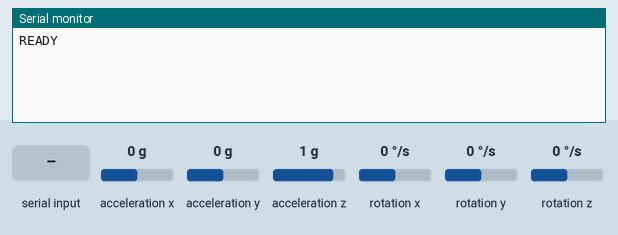
Recording of a sketch running on a simulated ESP32-C3. Shown: the last lines printed to the serial monitor. Wiring (inferred from the names in the program): MPU-6050 motion sensor at I2C address 0x68. The test bench sets the inputs (shaded band); at power-on: acceleration x 0 g, acceleration y 0 g, acceleration z 1 g, rotation x 0 °/s, rotation y 0 °/s, rotation z 0 °/s.

Above: at 1.4 s.
1.5 s: "GO\n" received over Serial
At 2.5 s:
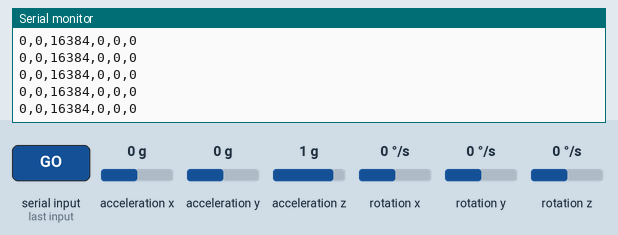
3.4 s: acceleration x set to -1.4 g
At 5.4 s:
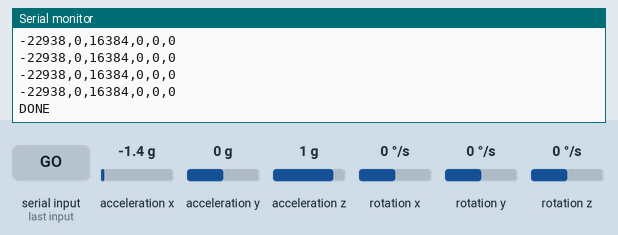

Measured:
- after the input at 1.5 s, the serial monitor: prints a new line at once (image 1)
- after the input at 3.4 s, the serial monitor: prints a new line at once (image 2)

The sketch:

DatenSammler.ino
```cpp
/*
 * Daten-Rekorder fuer Bewegungs-Anlernen (ESP32-C3 + MPU6050)
 *
 * Zeichnet auf Kommando "GO" ueber die serielle Schnittstelle
 * 3 Sekunden lang mit 100 Hz folgende Rohwerte auf:
 *   ax, ay, az  (Beschleunigung, +/-2g, 16384 LSB/g)
 *   gx, gy, gz  (Drehrate, +/-1000 dps, 32.8 LSB/dps)
 *
 * Protokoll:
 *   PC -> ESP32: "GO\n"   -> ESP32 sendet 300 Zeilen + "DONE"
 *   PC -> ESP32: "PING\n" -> ESP32 antwortet "READY"
 *
 * Pins: SDA = GPIO6, SCL = GPIO7, Adresse 0x68
 */

#include <Wire.h>

#define MPU_ADDR   0x68
#define SDA_PIN    6
#define SCL_PIN    7

#define N_SAMPLES   300        // 3 Sekunden
#define INTERVAL_US 10000      // 100 Hz

void readIMU(int16_t &ax, int16_t &ay, int16_t &az,
             int16_t &gx, int16_t &gy, int16_t &gz) {
  // 14 Bytes ab 0x3B lesen: Accel(6) + Temp(2) + Gyro(6)
  Wire.beginTransmission(MPU_ADDR);
  Wire.write(0x3B);
  Wire.endTransmission(false);
  Wire.requestFrom((int)MPU_ADDR, 14);

  ax = (Wire.read() << 8) | Wire.read();
  ay = (Wire.read() << 8) | Wire.read();
  az = (Wire.read() << 8) | Wire.read();
  Wire.read(); Wire.read();  // Temperatur ueberspringen
  gx = (Wire.read() << 8) | Wire.read();
  gy = (Wire.read() << 8) | Wire.read();
  gz = (Wire.read() << 8) | Wire.read();
}

void setup() {
  Serial.begin(115200);
  Wire.begin(SDA_PIN, SCL_PIN);

  // MPU6050 zuruecksetzen
  Wire.beginTransmission(MPU_ADDR);
  Wire.write(0x6B); Wire.write(0x80);
  Wire.endTransmission();
  delay(100);

  // Aufwecken, PLL mit X-Gyro als Taktquelle
  Wire.beginTransmission(MPU_ADDR);
  Wire.write(0x6B); Wire.write(0x01);
  Wire.endTransmission();
  delay(50);

  // Gyro: +/-1000 dps
  Wire.beginTransmission(MPU_ADDR);
  Wire.write(0x1B); Wire.write(0x10);
  Wire.endTransmission();

  // Accel: +/-2g
  Wire.beginTransmission(MPU_ADDR);
  Wire.write(0x1C); Wire.write(0x00);
  Wire.endTransmission();
  delay(100);

  Serial.println("READY");
}

void recordWindow() {
  unsigned long next = micros();
  for (int i = 0; i < N_SAMPLES; i++) {
    int16_t ax, ay, az, gx, gy, gz;
    readIMU(ax, ay, az, gx, gy, gz);

    Serial.print(ax); Serial.print(',');
    Serial.print(ay); Serial.print(',');
    Serial.print(az); Serial.print(',');
    Serial.print(gx); Serial.print(',');
    Serial.print(gy); Serial.print(',');
    Serial.println(gz);

    next += INTERVAL_US;
    while (micros() < next) { /* auf naechsten Takt warten */ }
  }
  Serial.println("DONE");
}

void loop() {
  if (Serial.available()) {
    String cmd = Serial.readStringUntil('\n');
    cmd.trim();
    if (cmd == "GO") {
      recordWindow();
    } else if (cmd == "PING") {
      Serial.println("READY");
    }
  }
}
```
